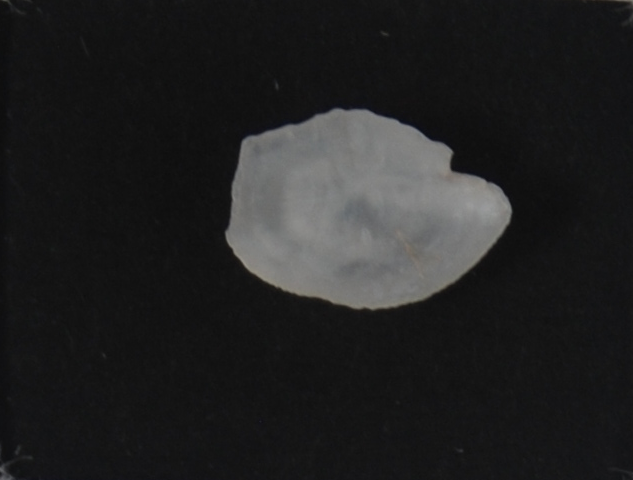
%> input picture OtolitosGroup/E.png, 633 x 480 px; its folder holds only this picture in this run
$ octave loadData.m   (GNU Octave 9; MATLAB toolbox functions it lacks are replaced by stand-ins)
%> lines starting %> are read from the running program, lines starting %| are printed output that depends on the picture; in (x1, y1, x2, y2) boxes, pixels count from 0 and x2, y2 are one past the last pixel; in counts of white or black regions, pixels touching at a corner belong together; the program's own positions count from 1
### segImage.m
function [bin,excentricidad] = segImage(Image)
im = imread(Image);
%> im is the input picture: size 480x633x3 uint8; mean R, G, B 33.7, 33.8, 34
grayImage = rgb2gray(im);
[y,x] = size(grayImage);
%> y = 480; x = 633
nueva =zeros(y,x);
% Binarizaci髇(Otsu)
uOtsu = graythresh(grayImage);
%> uOtsu = 0.275
imBin = im2bw(grayImage,uOtsu);
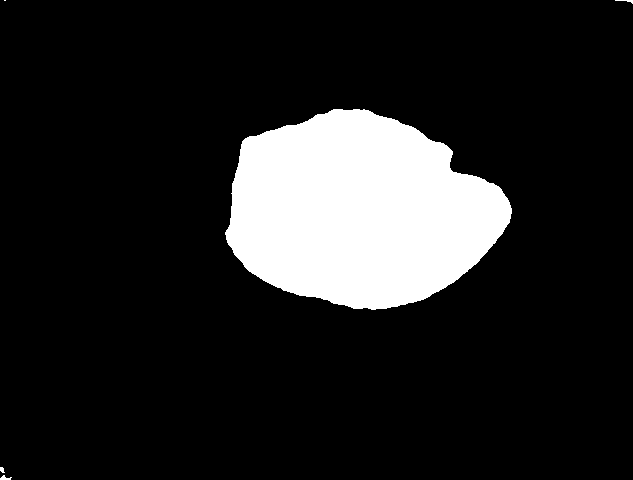
%> imBin: size 480x633 logical; 13.8% white; 5 white regions (1 under 20 px), largest, box (x1, y1, x2, y2) and area: (225, 109, 512, 310) 41758, (0, 475, 12, 480) 34, (615, 0, 633, 4) 27, (0, 467, 5, 473) 21
imBin=uint8(imBin);
% Etiquetar elementos
[etq,~]= bwlabel(imBin,8);
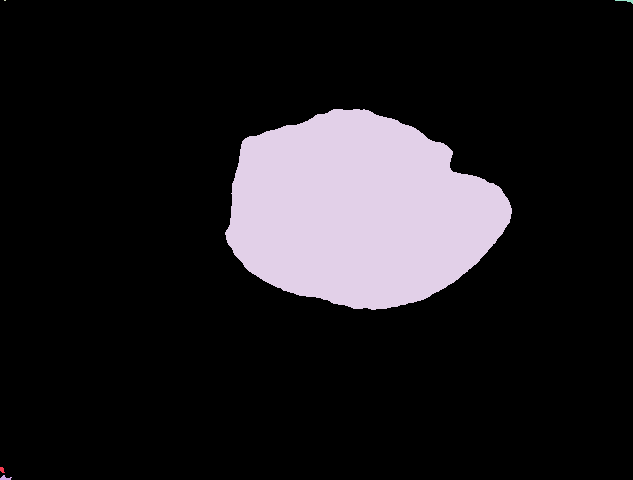
%> etq: size 480x633 double; 6 distinct labels, from 0 to 5; one colour per label, 0 black
% Elegir el objeto mas grande
prop=regionprops(etq,{'Area'});
%> prop = 5 regions; Area: 41758, 34, 27, 21, 2
[~, indice]=max([prop.Area]);
%> indice = 4
ind_s = find(etq == indice);
%> ind_s = 41758 values from 108233 to 245494
nueva(ind_s)=255;
%> nueva: size 480x633 double; 13.7% white; 1 white region, box (x1, y1, x2, y2) and area: (225, 109, 512, 310) 41758
% Preparar la imagen segmentada
nueva = im2bw(nueva);
%> nueva: size 480x633 logical; 13.7% white; 1 white region
nueva= imfill(nueva,'holes');
bin = nueva;
%imshow(nueva)
% Obtenemos las propiedades de la imagen
prop=regionprops(nueva,{'Eccentricity'});
%> prop = 1 region; Eccentricity: 0.719
excentricidad = prop.Eccentricity;
%> excentricidad = 0.719
end

### divim.m
function [t] = divim(Image)
nueva = Image;
prop=regionprops(nueva,{'Centroid','BoundingBox'});
%obtenemos las esquinas de la caja
x = prop.BoundingBox(1);
y = prop.BoundingBox(2);
x_width = prop.BoundingBox(3);
y_width = prop.BoundingBox(4);
%nueva imagen con la mitad derecha
li = [];
li = nueva(y:y+y_width,prop.Centroid(1):x+x_width);
%obtenemos propiedades de la nueva imagen
leftprop = regionprops(li,{'Area','ConvexImage'});
regArea = leftprop.Area;
%r2 = leftprop.Eccentricity;
[B,L,N] = bwboundaries(li,'noholes');
boundary = B{N};
%figure,plot(boundary(:,2), boundary(:,1),'r');
%hold on
[trix,triy] = minboundtri(boundary(:,2), boundary(:,1));
%plot(trix,triy);
ci = leftprop.ConvexImage;
cip =  regionprops(ci,{'Perimeter'});
ta = polyarea(trix,triy);
t = regArea / ta;
%figure, imshow(li)
end

### loadData.m
filename = 'DataBaseGroup.xlsx';
files = [dir('C:\Users\luis\Documents\ProyectoAnalisisComputacional\OtolitosGroup\*.png');
        dir('C:\Users\luis\Documents\ProyectoAnalisisComputacional\OtolitosGroup\*.jpg');
        dir('C:\Users\luis\Documents\ProyectoAnalisisComputacional\OtolitosGroup\*.jpg')];
dataToBase = [];
bin = [];
disp('Cargando datos');
for k = 1:length(files)
name = files(k).name;
path = 'C:\Users\luis\Documents\ProyectoAnalisisComputacional\OtolitosGroup\';
[bin,excentricidad] = segImage(strcat(path,name));
%> excentricidad = 0.719
[triangularidad] = divim(bin);
%> in divim, `prop=regionprops(nueva,{'Centroid','BoundingBox'});`: prop = 1 region; box (x1, y1, x2, y2) and Centroid: (225, 109, 512, 310) [359.9 211.9]
%> in divim, `x = prop.BoundingBox(1);`: x = 225.5
%> in divim, `y = prop.BoundingBox(2);`: y = 109.5
%> in divim, `x_width = prop.BoundingBox(3);`: x_width = 287
%> in divim, `y_width = prop.BoundingBox(4);`: y_width = 201
%> in divim, `li = nueva(y:y+y_width,prop.Centroid(1):x+x_width);`:
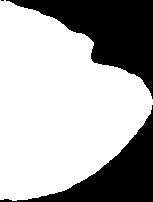
%> li: size 202x153 logical; 67.1% white; 3 black regions (1 under 20 px), largest, box (x1, y1, x2, y2) and area: (6, 0, 153, 99) 5971, (0, 105, 153, 202) 4182
%> in divim, `leftprop = regionprops(li,{'Area','ConvexImage'});`: leftprop = 1 region; Area: 20750
%> in divim, `regArea = leftprop.Area;`: regArea = 20750
%> in divim, `[B,L,N] = bwboundaries(li,'noholes');`: B = 1 boundary; box (x1, y1, x2, y2) and points: (0, 0, 153, 201) 555; N = 1
%> in divim, `boundary = B{N};`: boundary = 555 rows, first 12: [1 1; 2 2; 2 3; 2 4; 1 5; 1 6; 2 7; 2 8; 2 9; 2 10; 3 11; 3 12]
%> in divim, `[trix,triy] = minboundtri(boundary(:,2), boundary(:,1));`: trix = [1; 188; 1; 1]; triy = [-31.6; 115.9; 232.8; -31.6]
%> in divim, `ci = leftprop.ConvexImage;`:
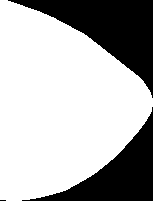
%> ci: size 201x153 logical; 69.7% white; 3 black regions (1 under 20 px), largest, box (x1, y1, x2, y2) and area: (8, 0, 153, 98) 5387, (22, 107, 153, 201) 3927
%> in divim, `cip =  regionprops(ci,{'Perimeter'});`: cip = 1 region; Perimeter: 578.4
%> in divim, `ta = polyarea(trix,triy);`: ta = 24719.1
%> in divim, `t = regArea / ta;`: t = 0.839
%> triangularidad = 0.839
dataToBase(k,1) = excentricidad;
dataToBase(k,2) = triangularidad;
end
if(~isempty(files))
xlswrite(filename,dataToBase,'Hoja1','A1');
end
clear filename files clear k name path im triangularidad excentricidad rectangularidad dataToBase bin;

$ run again, on OtolitosGroup/Q.png
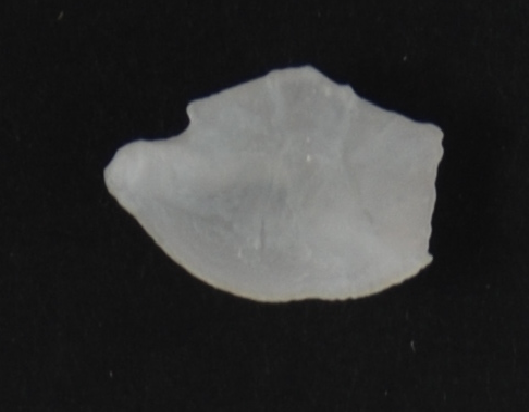
%> input picture OtolitosGroup/Q.png, 529 x 412 px
%> in segImage, im is the input picture: size 412x529x3 uint8; mean R, G, B 50.3, 50.4, 49.9
%> uOtsu = 0.31
%> in segImage, `imBin = im2bw(grayImage,uOtsu);`:
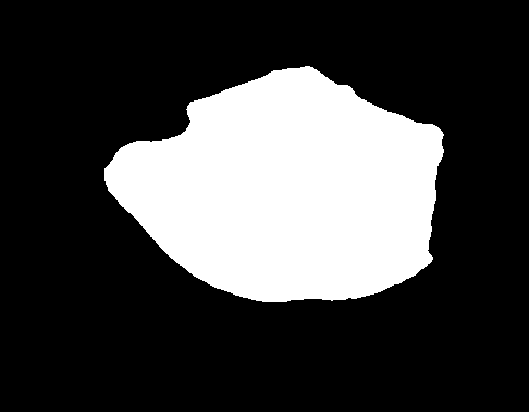
%> imBin: size 412x529 logical; 26.1% white; 1 white region, box (x1, y1, x2, y2) and area: (104, 66, 444, 302) 56851
%> in segImage, `prop=regionprops(etq,{'Area'});`: prop = 1 region; Area: 56851
%> indice = 1
%> ind_s = 56851 values from 43017 to 182669
%> nueva: size 412x529 double; 26.1% white; 1 white region
%> in segImage, `prop=regionprops(nueva,{'Eccentricity'});`: prop = 1 region; Eccentricity: 0.717
%> in segImage, `excentricidad = prop.Eccentricity;`: excentricidad = 0.717
%> in divim, `prop=regionprops(nueva,{'Centroid','BoundingBox'});`: prop = 1 region; box (x1, y1, x2, y2) and Centroid: (104, 66, 444, 302) [288.2 191.1]
%> in divim, `x = prop.BoundingBox(1);`: x = 104.5
%> in divim, `y = prop.BoundingBox(2);`: y = 66.5
%> x_width = 340
%> y_width = 236
%> li: size 237x157 logical; 78% white; 4 black regions, box (x1, y1, x2, y2) and area: (23, 0, 157, 68) 4898, (0, 87, 157, 237) 3236, (0, 0, 18, 2) 31, (155, 70, 157, 83) 20
%> leftprop = 1 region; Area: 29024
%> regArea = 29024
%> B = 1 boundary; box (x1, y1, x2, y2) and points: (0, 0, 157, 235) 676; N = 1
%> boundary = 676 rows, first 12: [3 1; 3 2; 3 3; 3 4; 3 5; 3 6; 3 7; 3 8; 3 9; 3 10; 3 11; 3 12]
%> trix = [1; 1; 257.1; 1]; triy = [308.2; -9.88; 111.8; 308.2]
%> in divim, `ci = leftprop.ConvexImage;`:
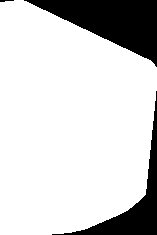
%> ci: size 235x157 logical; 82.1% white; 3 black regions (1 under 20 px), largest, box (x1, y1, x2, y2) and area: (24, 0, 157, 67) 4248, (52, 91, 157, 235) 2334
%> cip = 1 region; Perimeter: 679.7
%> ta = 40723.2
%> t = 0.713

$ run again, on OtolitosGroup/G.png
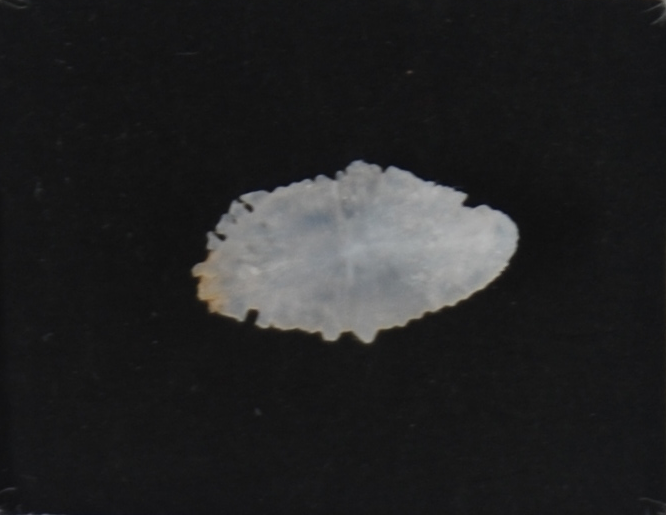
%> input picture OtolitosGroup/G.png, 666 x 515 px
%> in segImage, im is the input picture: size 515x666x3 uint8; mean R, G, B 35.6, 35.7, 36.2
%> uOtsu = 0.318
%> imBin: size 515x666 logical; 11.7% white; 3 white regions (2 under 20 px), largest, box (x1, y1, x2, y2) and area: (192, 160, 519, 343) 40021
%> in segImage, `[etq,~]= bwlabel(imBin,8);`:
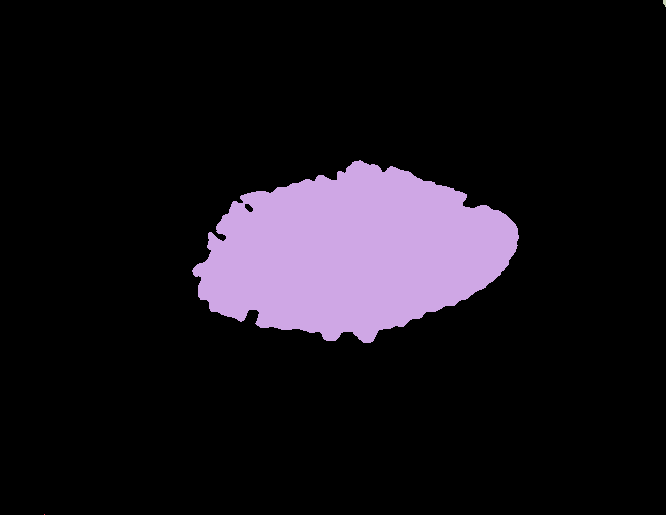
%> etq: size 515x666 double; 4 distinct labels, from 0 to 3; one colour per label, 0 black
%> in segImage, `prop=regionprops(etq,{'Area'});`: prop = 3 regions; Area: 40021, 16, 1
%> indice = 2
%> ind_s = 40021 values from 99151 to 267009
%> in segImage, `prop=regionprops(nueva,{'Eccentricity'});`: prop = 1 region; Eccentricity: 0.857
%> in segImage, `excentricidad = prop.Eccentricity;`: excentricidad = 0.857
%> in divim, `prop=regionprops(nueva,{'Centroid','BoundingBox'});`: prop = 1 region; box (x1, y1, x2, y2) and Centroid: (192, 160, 519, 343) [353.2 253.6]
%> in divim, `x = prop.BoundingBox(1);`: x = 192.5
%> in divim, `y = prop.BoundingBox(2);`: y = 160.5
%> x_width = 327
%> y_width = 183
%> li: size 184x167 logical; 65.8% white; 3 black regions (1 under 20 px), largest, box (x1, y1, x2, y2) and area: (0, 79, 167, 184) 6049, (9, 0, 167, 75) 4445
%> leftprop = 1 region; Area: 20225
%> regArea = 20225
%> B = 1 boundary; box (x1, y1, x2, y2) and points: (0, 0, 167, 183) 561; N = 1
%> boundary = 561 rows, first 12: [3 1; 3 2; 2 3; 2 4; 2 5; 2 6; 2 7; 1 8; 1 9; 2 10; 2 11; 3 12]
%> trix = [1; 1; 221; 1]; triy = [200.9; -16.46; 82.46; 200.9]
%> in divim, `ci = leftprop.ConvexImage;`:
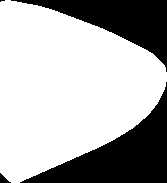
%> ci: size 183x167 logical; 68.9% white; 4 black regions (1 under 20 px), largest, box (x1, y1, x2, y2) and area: (20, 82, 167, 183) 5399, (11, 0, 167, 72) 4034, (0, 173, 11, 183) 56
%> cip = 1 region; Perimeter: 568.3
%> ta = 23912.3
%> t = 0.846

$ run again, on OtolitosGroup/J.png
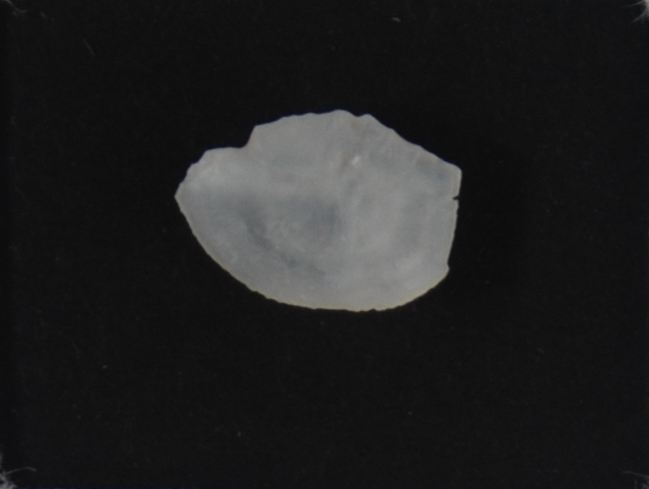
%> input picture OtolitosGroup/J.png, 649 x 489 px
%> in segImage, im is the input picture: size 489x649x3 uint8; mean R, G, B 31.8, 31.9, 32.1
%> uOtsu = 0.275
%> imBin: size 489x649 logical; 13.6% white; 6 white regions (3 under 20 px), largest, box (x1, y1, x2, y2) and area: (175, 110, 462, 312) 43072, (0, 483, 13, 489) 50, (643, 0, 649, 12) 39
%> in segImage, `[etq,~]= bwlabel(imBin,8);`:
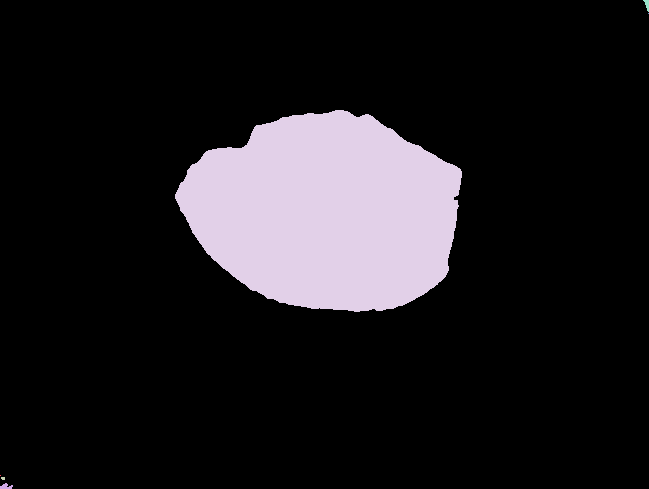
%> etq: size 489x649 double; 7 distinct labels, from 0 to 6; one colour per label, 0 black
%> in segImage, `prop=regionprops(etq,{'Area'});`: prop = 6 regions; Area: 43072, 50, 39, 11, 1, 1
%> indice = 4
%> ind_s = 43072 values from 85770 to 225607
%> in segImage, `prop=regionprops(nueva,{'Eccentricity'});`: prop = 1 region; Eccentricity: 0.713
%> in segImage, `excentricidad = prop.Eccentricity;`: excentricidad = 0.713
%> in divim, `prop=regionprops(nueva,{'Centroid','BoundingBox'});`: prop = 1 region; box (x1, y1, x2, y2) and Centroid: (175, 110, 462, 312) [326.7 213.2]
%> in divim, `x = prop.BoundingBox(1);`: x = 175.5
%> in divim, `y = prop.BoundingBox(2);`: y = 110.5
%> x_width = 287
%> y_width = 202
%> li: size 203x136 logical; 79.3% white; 3 black regions (1 under 20 px), largest, box (x1, y1, x2, y2) and area: (18, 0, 136, 61) 3253, (0, 68, 136, 203) 2451
%> leftprop = 1 region; Area: 21886
%> regArea = 21886
%> B = 1 boundary; box (x1, y1, x2, y2) and points: (0, 0, 136, 202) 562; N = 1
%> boundary = 562 rows, first 12: [4 1; 4 2; 4 3; 3 4; 3 5; 3 6; 2 7; 2 8; 2 9; 1 10; 1 11; 1 12]
%> trix = [210.9; 1; 1; 210.9]; triy = [104.5; 254.4; -20.38; 104.5]
%> in divim, `ci = leftprop.ConvexImage;`:
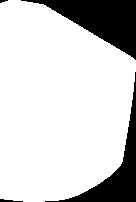
%> ci: size 202x136 logical; 81.3% white; 4 black regions (1 under 20 px), largest, box (x1, y1, x2, y2) and area: (21, 0, 136, 60) 2991, (45, 72, 136, 202) 2081, (0, 199, 23, 202) 40
%> cip = 1 region; Perimeter: 578.6
%> ta = 28835
%> t = 0.759

$ run again, on OtolitosGroup/P.png
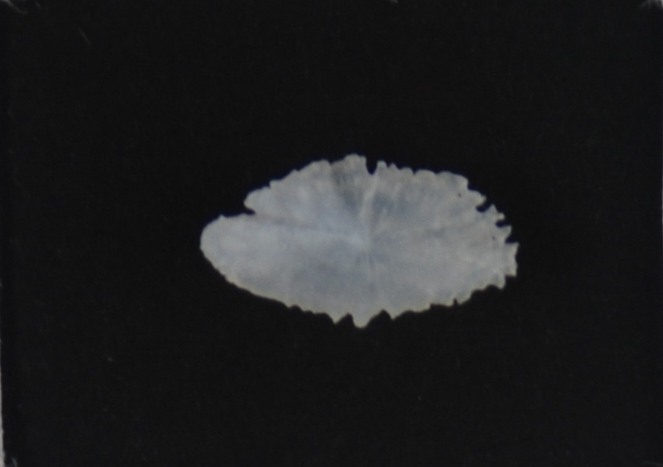
%> input picture OtolitosGroup/P.png, 663 x 467 px
%> in segImage, im is the input picture: size 467x663x3 uint8; mean R, G, B 30, 30.4, 31.2
%> uOtsu = 0.278
%> imBin: size 467x663 logical; 12% white; 6 white regions (4 under 20 px), largest, box (x1, y1, x2, y2) and area: (200, 155, 518, 328) 36832, (0, 372, 5, 467) 208
%> etq: size 467x663 double; 7 distinct labels, from 0 to 6
%> in segImage, `prop=regionprops(etq,{'Area'});`: prop = 6 regions; Area: 36832, 208, 7, 3, 3, 1
%> indice = 2
%> ind_s = 36832 values from 93646 to 241686
%> in segImage, `prop=regionprops(nueva,{'Eccentricity'});`: prop = 1 region; Eccentricity: 0.861
%> in segImage, `excentricidad = prop.Eccentricity;`: excentricidad = 0.861
%> in divim, `prop=regionprops(nueva,{'Centroid','BoundingBox'});`: prop = 1 region; box (x1, y1, x2, y2) and Centroid: (200, 155, 518, 328) [363.3 241.8]
%> in divim, `x = prop.BoundingBox(1);`: x = 200.5
%> in divim, `y = prop.BoundingBox(2);`: y = 155.5
%> x_width = 318
%> y_width = 173
%> li: size 174x156 logical; 67.9% white; 2 black regions, box (x1, y1, x2, y2) and area: (0, 0, 156, 89) 4556, (0, 92, 156, 174) 4165
%> leftprop = 1 region; Area: 18423
%> regArea = 18423
%> B = 1 boundary; box (x1, y1, x2, y2) and points: (0, 2, 156, 173) 631; N = 1
%> boundary = 631 rows, first 12: [3 1; 3 2; 3 3; 4 4; 5 4; 6 4; 7 4; 8 4; 9 4; 10 4; 11 4; 12 4]
%> trix = [205; 1; 1; 205]; triy = [108.6; 187.1; -62.61; 108.6]
%> in divim, `ci = leftprop.ConvexImage;`:
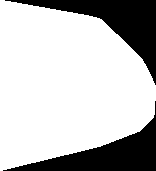
%> ci: size 171x156 logical; 74.9% white; 2 black regions, box (x1, y1, x2, y2) and area: (5, 0, 156, 85) 3445, (3, 101, 156, 171) 3252
%> cip = 1 region; Perimeter: 552.8
%> ta = 25468.6
%> t = 0.723
